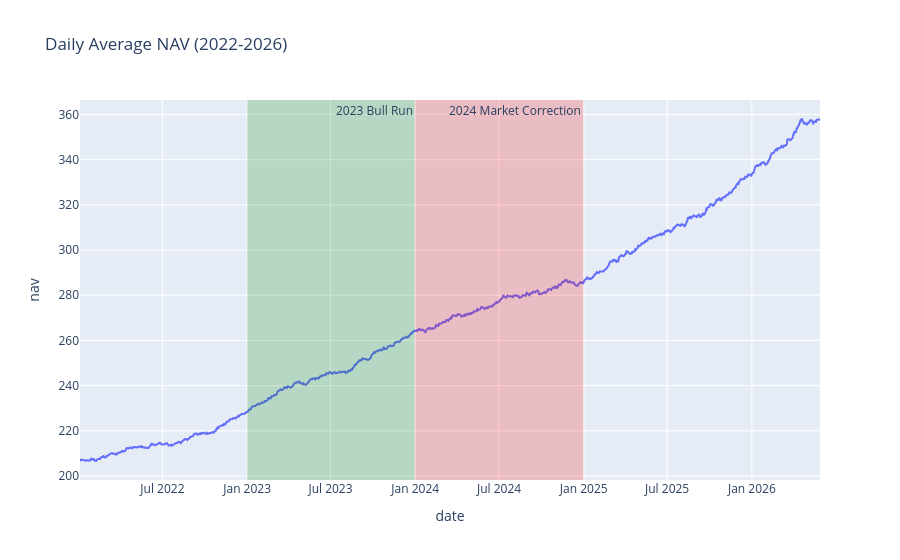

Notebook code cell kept with this figure:
### Code cell
import warnings
warnings.filterwarnings("ignore")

nav["date"] = pd.to_datetime(nav["date"])

daily_nav = nav.groupby("date")["nav"].mean().reset_index()

fig = px.line(
    daily_nav,
    x="date",
    y="nav",
    title="Daily Average NAV (2022-2026)"
)

fig.add_vrect(
    x0="2023-01-01",
    x1="2023-12-31",
    annotation_text="2023 Bull Run",
    fillcolor="green",
    opacity=0.2,
    line_width=0
)

fig.add_vrect(
    x0="2024-01-01",
    x1="2024-12-31",
    annotation_text="2024 Market Correction",
    fillcolor="red",
    opacity=0.2,
    line_width=0
)

fig.show()

### Figure 1 — Plotly figure (JSON) as saved in the notebook; plotly's stock layout.template omitted (floating-point values rounded to 4 significant figures; data arrays with more than 128 entries replaced by an {"elided": "..."} marker saying what was removed)
{"data": [{"hovertemplate": "date=%{x}<br>nav=%{y}<extra></extra>", "legendgroup": "", "line": {"color": "#636efa", "dash": "solid"}, "marker": {"symbol": "circle"}, "mode": "lines", "name": "", "showlegend": false, "type": "scattergl", "x": {"elided": "1150 str values"}, "xaxis": "x", "y": {"elided": "1150 float values"}, "yaxis": "y"}], "layout": {"annotations": [{"showarrow": false, "text": "2023 Bull Run", "x": "2023-12-31", "xanchor": "right", "xref": "x", "y": 1, "yanchor": "top", "yref": "y domain"}, {"showarrow": false, "text": "2024 Market Correction", "x": "2024-12-31", "xanchor": "right", "xref": "x", "y": 1, "yanchor": "top", "yref": "y domain"}], "autosize": true, "legend": {"tracegroupgap": 0}, "shapes": [{"fillcolor": "green", "line": {"width": 0}, "opacity": 0.2, "type": "rect", "x0": "2023-01-01", "x1": "2023-12-31", "xref": "x", "y0": 0, "y1": 1, "yref": "y domain"}, {"fillcolor": "red", "line": {"width": 0}, "opacity": 0.2, "type": "rect", "x0": "2024-01-01", "x1": "2024-12-31", "xref": "x", "y0": 0, "y1": 1, "yref": "y domain"}], "title": {"text": "Daily Average NAV (2022-2026)"}, "xaxis": {"anchor": "y", "autorange": true, "domain": [0, 1], "range": ["2022-01-03", "2026-05-29"], "title": {"text": "date"}, "type": "date"}, "yaxis": {"anchor": "x", "autorange": true, "domain": [0, 1], "range": [198.2, 366.4], "title": {"text": "nav"}, "type": "linear"}}}
